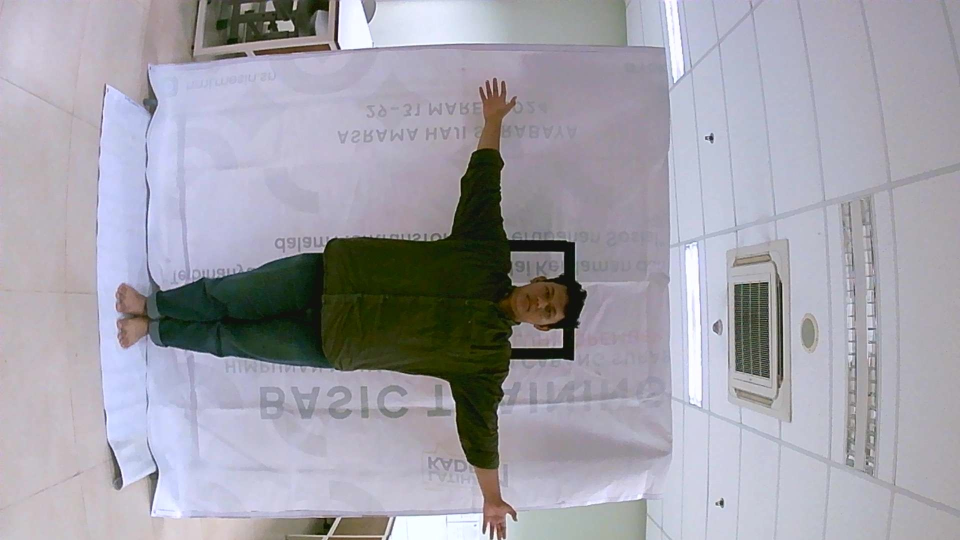
#> input picture Raw_data/Abi.jpg, 1920 x 1080 px, found by its file name (shown at 1/2 size)
$ python tes_pose.py
#> lines starting #> are read from the running program, lines starting #| are printed output that depends on the picture; after the words box and inside, x2 and y2 are one past the last pixel; in counts of white or black regions, pixels touching at a corner belong together
import cv2
import numpy as np

# Load the image
image_path = './Raw_data/abi.jpg'
image = cv2.imread(image_path)
#> image is the input picture: shape (1080, 1920, 3); mean B, G, R 169.8, 160.5, 161.8

# Resize the image to half of its original dimensions
height, width = image.shape[:2]
#> height = 1080; width = 1920
resized_image = cv2.resize(image, (width // 2, height // 2))
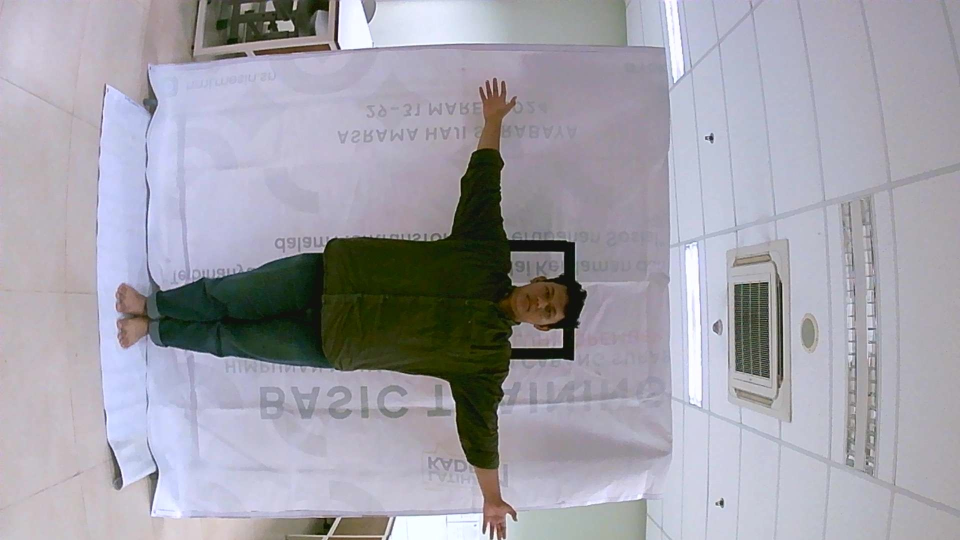
#> resized_image: shape (540, 960, 3); mean B, G, R 169.9, 160.6, 162

# Rotate the resized image 90 degrees clockwise
rotated_image = cv2.rotate(resized_image, cv2.ROTATE_90_COUNTERCLOCKWISE)
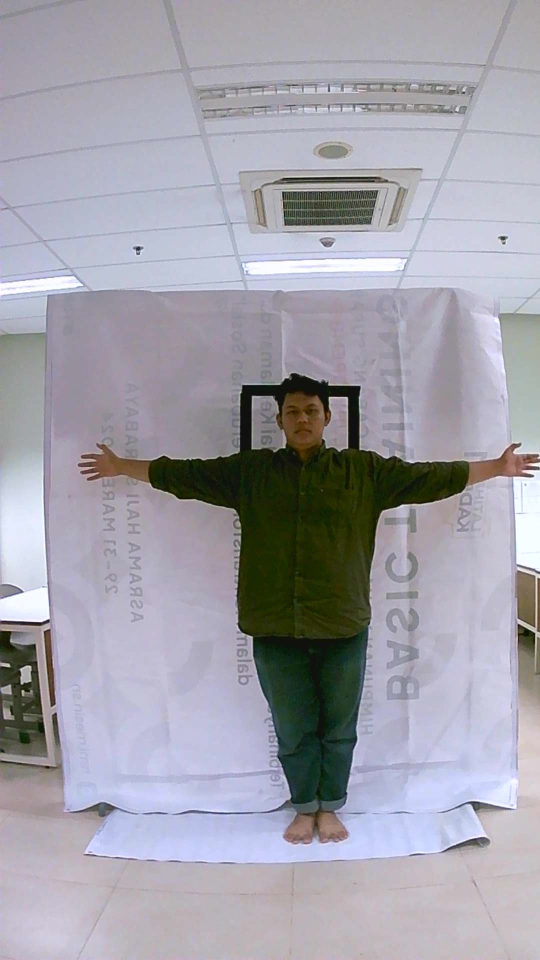
#> rotated_image: shape (960, 540, 3); mean B, G, R 169.9, 160.6, 162

# Convert to grayscale
gray = cv2.cvtColor(rotated_image, cv2.COLOR_BGR2GRAY)
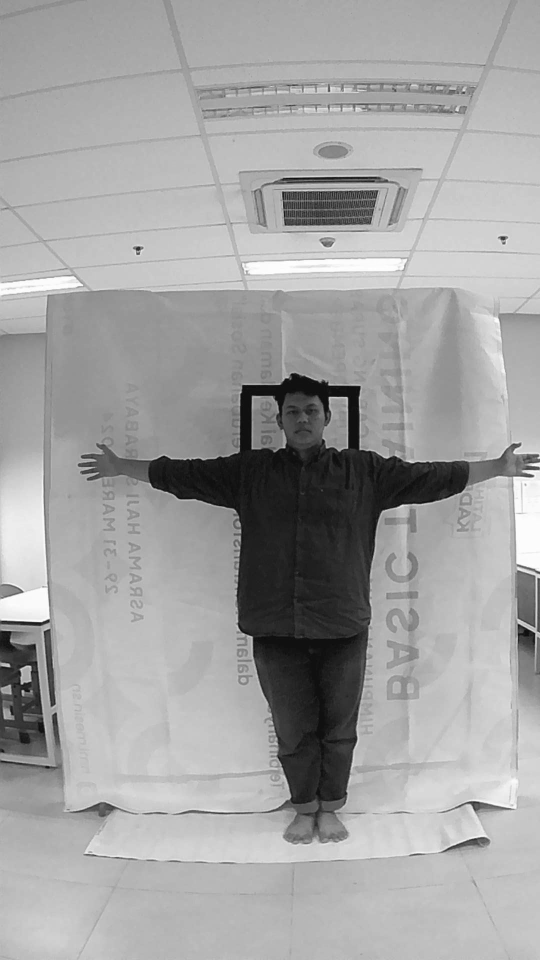
#> gray: shape (960, 540); min 11, max 255, mean 162.1

# Apply GaussianBlur to reduce noise and improve edge detection
blurred = cv2.GaussianBlur(gray, (5, 5), 0)

# Use Canny edge detector to detect edges
edges = cv2.Canny(blurred, 50, 150)
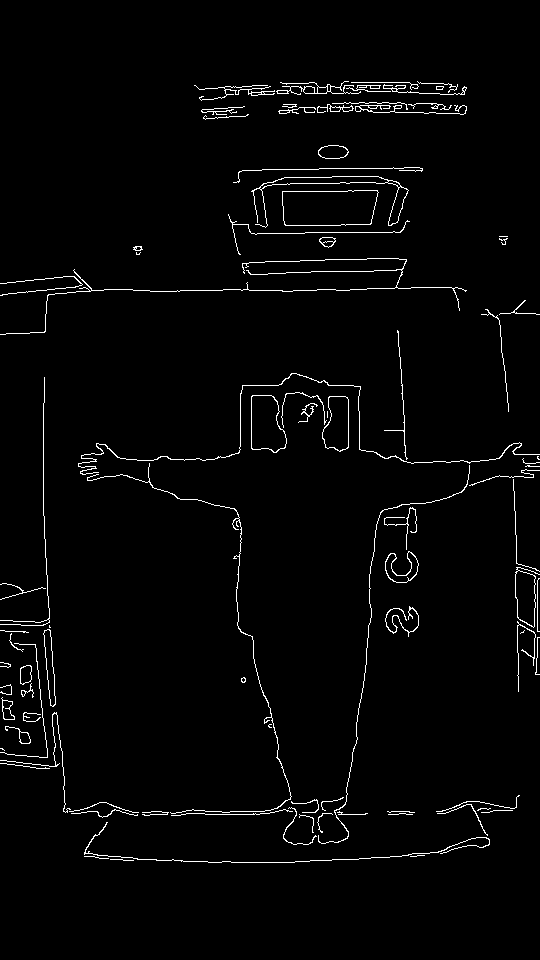
#> edges: shape (960, 540); 2.2% white in thin lines or dots, all inside (x1, y1, x2, y2) = (0, 81, 540, 863)

# Find contours based on edges
contours, _ = cv2.findContours(edges, cv2.RETR_EXTERNAL, cv2.CHAIN_APPROX_SIMPLE)
#> contours = 90 contours, 61 with area under 20; largest, box (x1, y1, x2, y2) and area: (282, 190, 379, 226) 3100, (251, 395, 287, 453) 1565, (322, 396, 349, 452) 1124, (251, 176, 409, 228) 1111, (515, 567, 540, 628) 926

# Filter contours by area to get the largest rectangle (assuming the black line forms the largest rectangle)
contours = sorted(contours, key=cv2.contourArea, reverse=True)
black_line_contour = contours[0] if contours else None
#> black_line_contour = contour of 36 points, box (x1, y1, x2, y2) (282, 190, 379, 226), area 3100

# Draw the detected contour on the rotated image (for visualization)
output_image = rotated_image.copy()
if black_line_contour is not None:
    cv2.drawContours(output_image, [black_line_contour], -1, (0, 255, 0), 2)
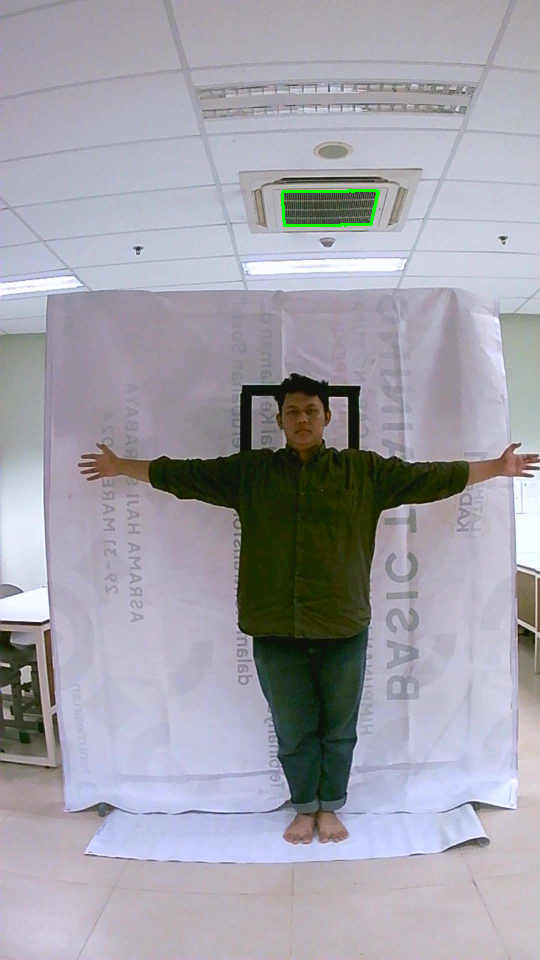
#> output_image: shape (960, 540, 3); 0.15% of pixels changed, all inside (x1, y1, x2, y2) = (281, 189, 380, 227)

# Get the bounding box of the black line and crop the image
if black_line_contour is not None:
    x, y, w, h = cv2.boundingRect(black_line_contour)
#> x = 282; y = 190; w = 97; h = 36
    cropped_image = rotated_image[y:y+h, x:x+w]
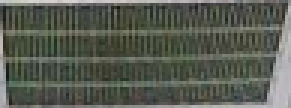
#> cropped_image: shape (36, 97, 3) (shown 3 times larger); mean B, G, R 81.8, 92, 87.7

    # Show the cropped image
    cv2.imshow('Cropped Image', cropped_image)
    cv2.imshow('Detected Black Line', output_image)
else:
    print("Black line not detected.")

# Display the edges for reference
cv2.imshow('Edges', edges)

# Wait for a key press and close the windows
cv2.waitKey(0)
cv2.destroyAllWindows()

$ run again, with Raw_data/Alvina.jpg copied over Raw_data/Abi.jpg
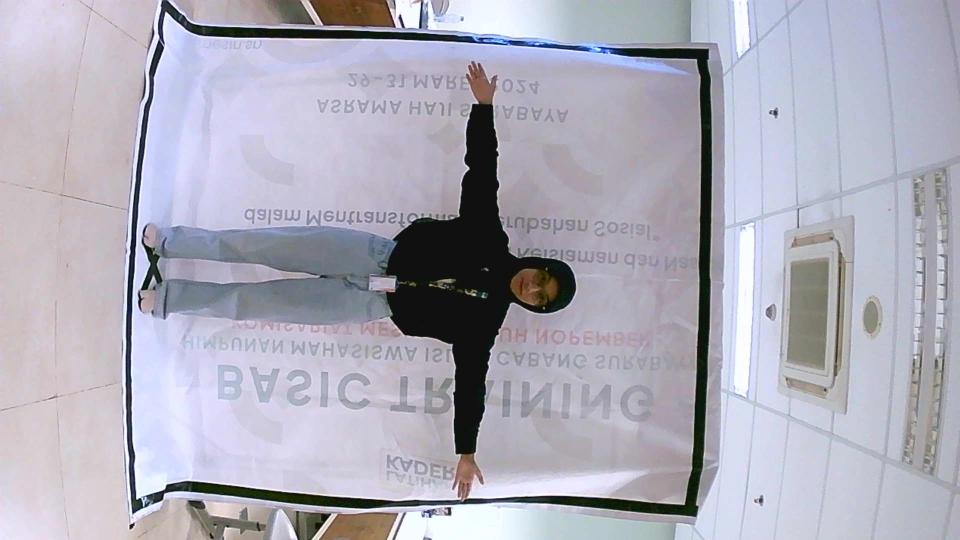
#> input picture Raw_data/Alvina.jpg, 1920 x 1080 px, found by its file name (shown at 1/2 size)
#> image is the input picture: shape (1080, 1920, 3); mean B, G, R 185.2, 172.3, 173.7
#> `edges = cv2.Canny(blurred, 50, 150)`:
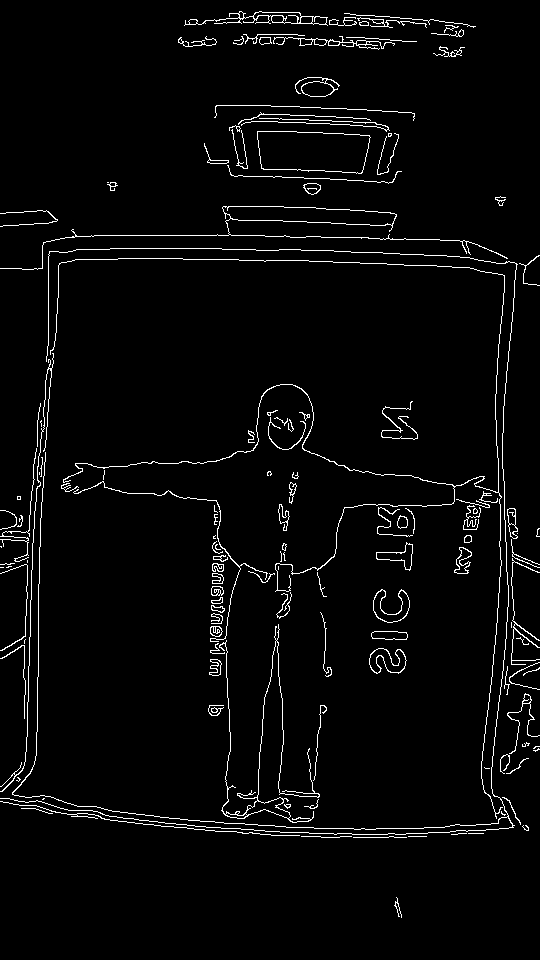
#> edges: shape (960, 540); 3.2% white in thin lines or dots
#> contours = 136 contours, 92 with area under 20; largest, box (x1, y1, x2, y2) and area: (257, 131, 371, 174) 4072, (0, 206, 508, 270) 2350, (184, 11, 328, 26) 638, (373, 589, 410, 623) 559, (219, 624, 320, 823) 548
#> black_line_contour = contour of 56 points, box (x1, y1, x2, y2) (257, 131, 371, 174), area 4072
#> output_image: shape (960, 540, 3); mean B, G, R 185, 172.6, 173.5
#> x = 257; y = 131; w = 114; h = 43
#> `cropped_image = rotated_image[y:y+h, x:x+w]`:
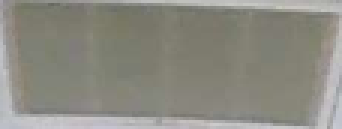
#> cropped_image: shape (43, 114, 3) (shown 3 times larger); mean B, G, R 129.6, 138.7, 139.8

$ run again, with Raw_data/Bagas.jpg copied over Raw_data/Abi.jpg
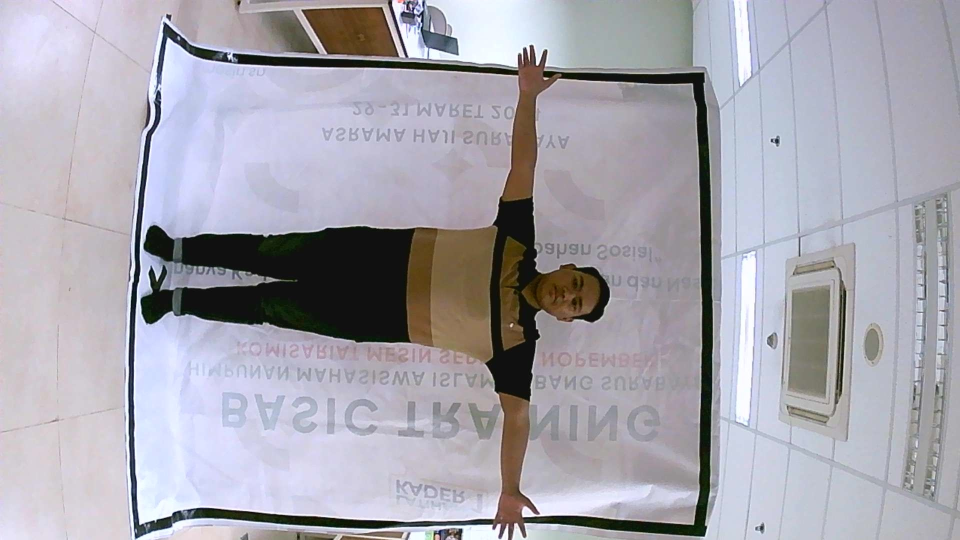
#> input picture Raw_data/Bagas.jpg, 1920 x 1080 px, found by its file name (shown at 1/2 size)
#> image is the input picture: shape (1080, 1920, 3); mean B, G, R 174.4, 165.3, 167.2
#> `edges = cv2.Canny(blurred, 50, 150)`:
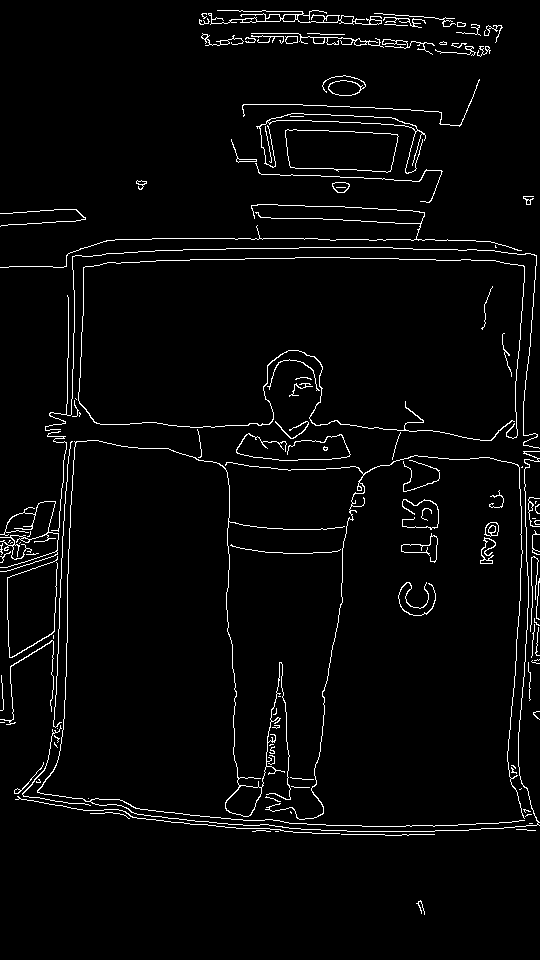
#> edges: shape (960, 540); 3.2% white in thin lines or dots
#> contours = 120 contours, 89 with area under 20; largest, box (x1, y1, x2, y2) and area: (285, 129, 399, 173) 4070, (256, 113, 426, 174) 904, (37, 440, 540, 832) 896, (208, 10, 382, 25) 498, (322, 75, 366, 96) 394
#> black_line_contour = contour of 65 points, box (x1, y1, x2, y2) (285, 129, 399, 173), area 4070
#> output_image: shape (960, 540, 3); mean B, G, R 174.3, 165.6, 167
#> x = 285; y = 129; w = 114; h = 44
#> `cropped_image = rotated_image[y:y+h, x:x+w]`:
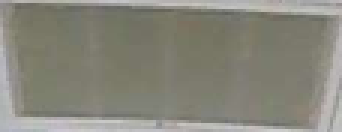
#> cropped_image: shape (44, 114, 3) (shown 3 times larger); mean B, G, R 122.9, 134.1, 135.2
